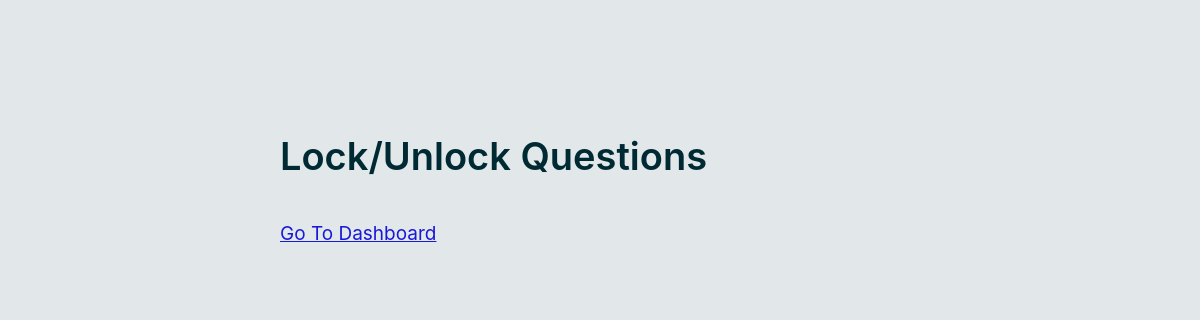
/quiz/lock_unlock_ques/108 (signed in), run on an earlier commit of the app's database.
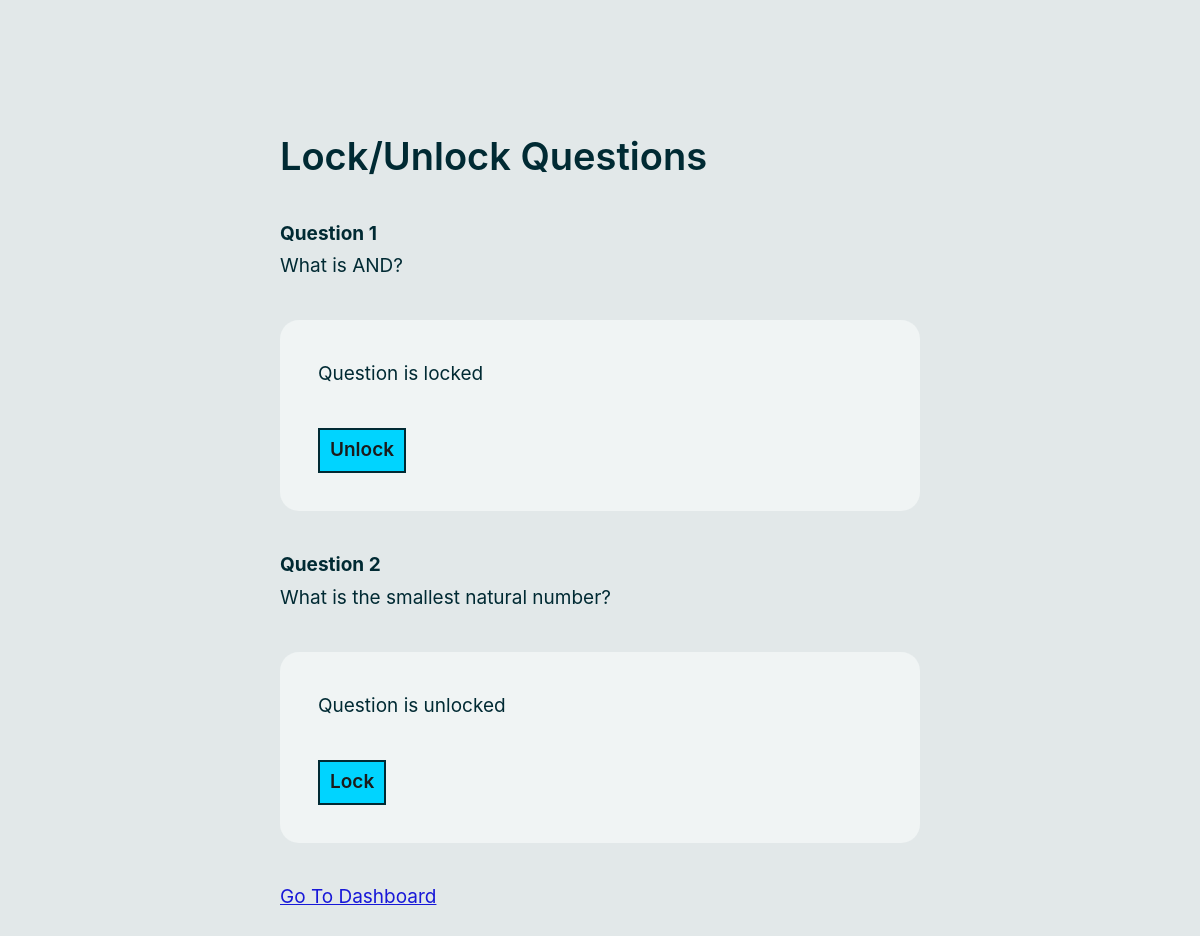
And on a later commit of the database.
### tables this page shows
CREATE TABLE Questions(
    question_id INTEGER NOT NULL,
    quiz_id INTEGER NOT NULL,
    question_type TEXT NOT NULL,
    question_text TEXT NOT NULL,
    lock BOOLEAN DEFAULT TRUE,
    duration TEXT,
    unlock_time TIMESTAMP,
    PRIMARY KEY (question_id, quiz_id),
    FOREIGN KEY (quiz_id) REFERENCES Quizzes (quiz_id) ON DELETE CASCADE
);

### quiz_app/quiz.py (the view, shortened to what this page needs)
@bp.route('/quiz/lock_unlock_ques/<int:quiz_id>', methods=['GET','POST'])
@admin_login_required
def lock_unlock_ques(quiz_id):
    db = get_db()
    questions = db.execute('SELECT * FROM Questions WHERE quiz_id = ?', (quiz_id,)).fetchall()
    return render_template('lock_unlock_ques.html', questions=questions, quiz_id=quiz_id)

### quiz_app/auth.py (called while the page is built)
@bp.before_app_request
def load_logged_in_user():
    user_id = session.get('user_id')
    admin_id = session.get('admin_id')
    if admin_id is None:
        g.admin = None
    else:
        g.admin = get_db().execute(
            'SELECT * FROM Admins WHERE admin_id = ?', (admin_id,)
        ).fetchone()
    if user_id is None:
        g.user = None
    else:
        g.user = get_db().execute(
            'SELECT * FROM Users WHERE id = ?', (user_id,)
        ).fetchone()

def admin_login_required(view):
    @functools.wraps(view)
    def wrapped_view(**kwargs):
        if g.admin is None:
            return redirect(url_for('auth.login_admin'))
        return view(**kwargs)
    return wrapped_view

### quiz_app/db.py (called while the page is built)
def get_db():
    if 'db' not in g:
        g.db = sqlite3.connect(
            current_app.config['DATABASE'],
            detect_types=sqlite3.PARSE_DECLTYPES
        )
        g.db.row_factory = sqlite3.Row
    return g.db

### templates/lock_unlock_ques.html (shortened to what this page needs)
{% extends 'base.html' %}
    {% block content %}
    <div class="container mt-5">
        <h2>Lock/Unlock Questions</h2>
        <div class="all-questions">
            {% for question in questions %}
            <div class="question">
                <h4>Question {{ question['question_id'] }}</h4>
                <p>{{ question['question_text'] }}</p>
                <form action="{{ url_for('quiz.lock_unlock_ques', quiz_id=quiz_id) }}" method="POST">
                    {% if question['lock'] %}
                        <p>Question is locked</p>
                    {% else %}
                        <p>Question is unlocked</p>
                    {% endif %}
                    <button type="submit" name="lock_unlock" class="btn btn-outline-danger">{{ 'Unlock' if question['lock'] else 'Lock' }}</button>
                </form>
            </div>
            {% endfor %}
            <a href="{{ url_for('interface.admin_dashboard') }}" class="btn btn-outline-primary">Go To Dashboard</a>
        </div>
    </div>
    {% endblock %}

### templates/base.html (shortened to what this page needs)
<!DOCTYPE html>
<html lang="en">
<head>
  <link rel="stylesheet" href="/static/bk.css">
</head>
<body>
  {% block content %}{% endblock %}
</body>
</html>

What changed in the data, as far as the page shows it:
added Questions: question_id "1", question_text "What is AND?", shows "Question is locked", lock "Unlock"
added Questions: question_id "2", question_text "What is the smallest natural number?", shows "Question is unlocked", lock "Lock"
